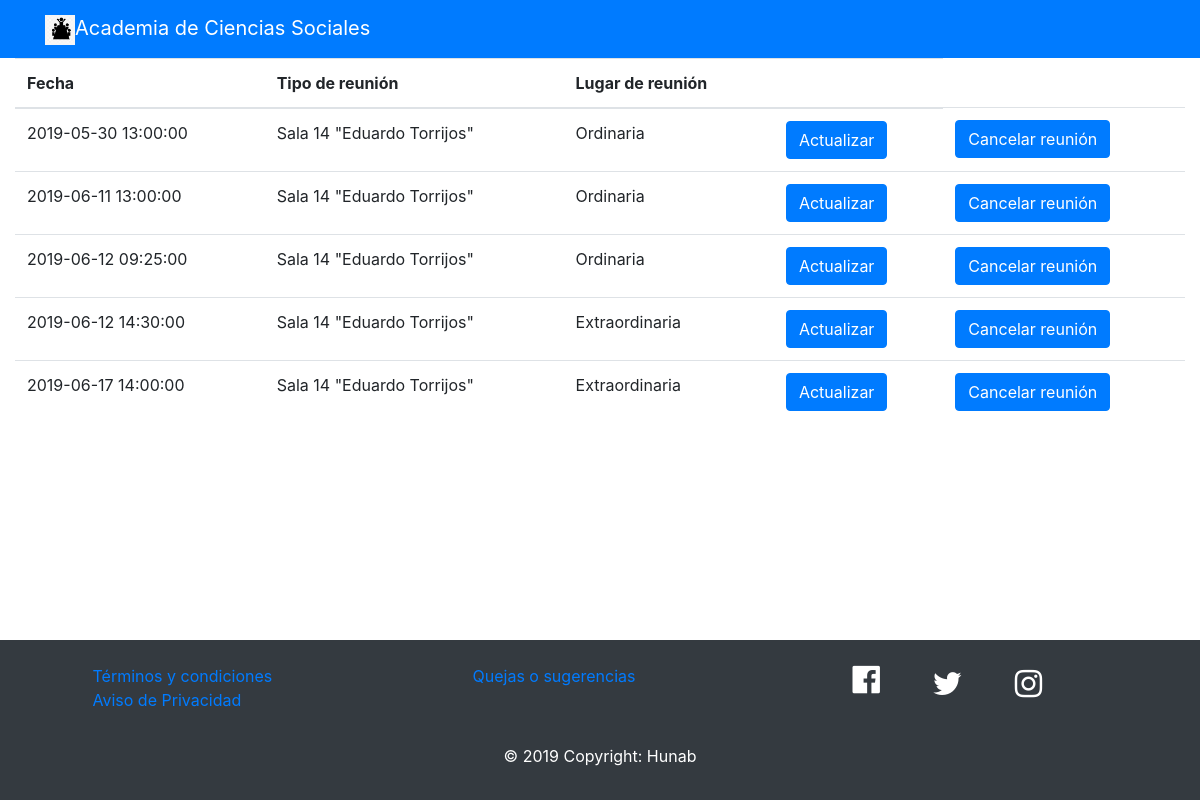
/editarreunion.php, run on the app's committed database.
### tables this page shows
CREATE TABLE `reunion` (
  `id_reunion` int(11) NOT NULL AUTO_INCREMENT,
  `fecha` datetime DEFAULT NULL,
  `fk_tipo` int(11) DEFAULT NULL,
  `fk_estatus` int(11) DEFAULT NULL,
  `fk_academia` int(11) DEFAULT NULL,
  `fk_lugar` int(11) DEFAULT NULL,
  PRIMARY KEY (`id_reunion`),
  KEY `fk_reunion_tipo_reunion1_idx` (`fk_tipo`),
  KEY `fk_reunion_estatus_reunion1_idx` (`fk_estatus`),
  KEY `fk_reunion_academias1_idx` (`fk_academia`),
  KEY `fk_reunion_lugar_idx` (`fk_lugar`),
  CONSTRAINT `fk_reunion_academias1` FOREIGN KEY (`fk_academia`) REFERENCES `academias` (`id_academia`) ON UPDATE CASCADE,
  CONSTRAINT `fk_reunion_estatus_reunion1` FOREIGN KEY (`fk_estatus`) REFERENCES `estatus_reunion` (`id_estatus_reunion`) ON UPDATE CASCADE,
  CONSTRAINT `fk_reunion_lugar` FOREIGN KEY (`fk_lugar`) REFERENCES `lugar` (`lugar_id`),
  CONSTRAINT `fk_reunion_tipo_reunion1` FOREIGN KEY (`fk_tipo`) REFERENCES `tipo_reunion` (`id_tipo_reunion`) ON UPDATE CASCADE
);

CREATE TABLE `lugar` (
  `lugar_id` int(11) NOT NULL,
  `lugar_nombre` varchar(100) DEFAULT NULL,
  PRIMARY KEY (`lugar_id`)
);

CREATE TABLE `tipo_reunion` (
  `id_tipo_reunion` int(11) NOT NULL,
  `nombre` varchar(45) DEFAULT NULL,
  PRIMARY KEY (`id_tipo_reunion`)
);

### editarreunion.php (the view, shortened to what this page needs)
	<body class="d-flex flex-column">
	    <main class="container-fluid flex-fill">
	    	<table class="table">
	    		<thead>
				    <tr>
					    <th scope="col">Fecha</th>
					    <th scope="col">Tipo de reunión</th>
					    <th scope="col">Lugar de reunión</th>
					    <th scope="col"></th>
				    </tr>
				</thead>
				<tbody>
						<?php
							$con = conectar();
							$consulta = "select r.id_reunion, r.fecha, t.nombre as tipo, l.lugar_nombre as lugar
										from reunion r
										left join estatus_reunion e on r.fk_estatus = e.id_estatus_reunion
										left join tipo_reunion t on r.fk_tipo = t.id_tipo_reunion
										left join lugar l on r.fk_lugar = l.lugar_id
										where r.fk_estatus = 1
										order by r.fecha;";
							$resultado = mysqli_query($con, $consulta) or die ( "Error de consulta");
							if(mysqli_num_rows($resultado) > 0){
								while ($reunion = mysqli_fetch_array( $resultado )){
									echo "
									 	<tr>
									 		<td>".$reunion['fecha']."</td>
									        <td>".$reunion['lugar']."</td>
									        <td>".$reunion['tipo']."</td>
									        <td><a class='btn btn-primary EditarReunion' href='' role='button' data-toggle='modal'  data-target='#ED' data-id='".$reunion['id_reunion']."' data-fecha='".$reunion['fecha']."' data-lugar='".$reunion['lugar']."'>Actualizar</a></td>
									        <td><a class='btn btn-primary CancelarReunion' data-toggle='modal'  data-target='#canc' data-id='".$reunion['id_reunion']."' data-fecha='".$reunion['fecha']."' data-lugar='".$reunion['lugar']."' href='' role='button' id='CancelarReunion'>Cancelar reunión</a></td>
									    </tr>
									";
								}
							}
					    ?>
				  </tbody>
	    	</table>
	    </main>
	</body>
</html>

### css/estilos.css (style rules this page uses)
body { min-height:100vh; }
.flex-fill { flex:1 1 auto; }
.page-footer, .footer-copyright { color:#fff; }

### data on the page
reunion: fecha "2019-05-30 13:00:00", fk_lugar.lugar_nombre "Sala 14 \"Eduardo Torrijos\"", fk_tipo.nombre "Ordinaria"
reunion: fecha "2019-06-11 13:00:00", fk_lugar.lugar_nombre "Sala 14 \"Eduardo Torrijos\"", fk_tipo.nombre "Ordinaria"
reunion: fecha "2019-06-12 09:25:00", fk_lugar.lugar_nombre "Sala 14 \"Eduardo Torrijos\"", fk_tipo.nombre "Ordinaria"
reunion: fecha "2019-06-12 14:30:00", fk_lugar.lugar_nombre "Sala 14 \"Eduardo Torrijos\"", fk_tipo.nombre "Extraordinaria"
reunion: fecha "2019-06-17 14:00:00", fk_lugar.lugar_nombre "Sala 14 \"Eduardo Torrijos\"", fk_tipo.nombre "Extraordinaria"
